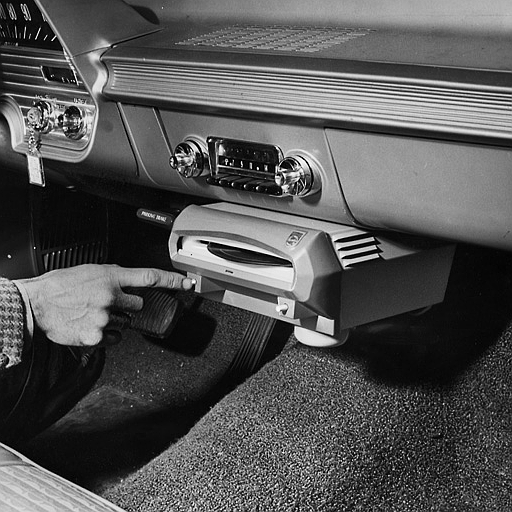
%> input picture lab5/1.gif, 512 x 512 px, given in place of spine.tif, which was not available
$ octave tasks.m   (GNU Octave 9; MATLAB toolbox functions it lacks are replaced by stand-ins)
%> lines starting %> are read from the running program, lines starting %| are printed output that depends on the picture; pictures that were not available may be replaced by others from this repository, and a replacement may not be noted
%% task 1
clc
clear
close all

I = imread('spine.tif');
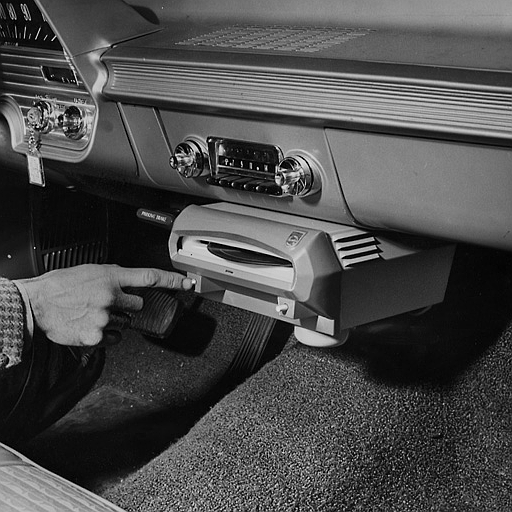
%> I: size 512x512 uint8; min 0, max 227, mean 75
J1 = imadjust(I, [0 1], [1 0]);
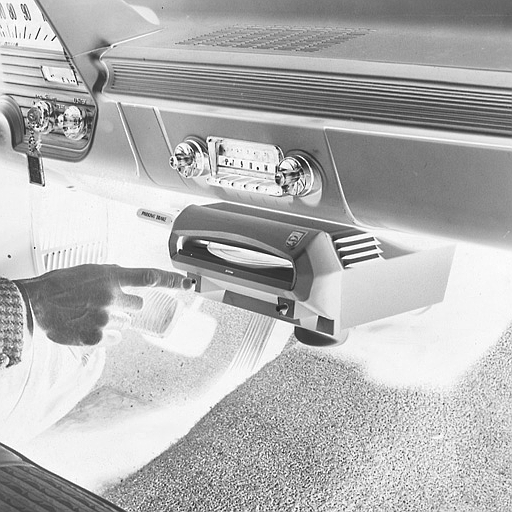
%> J1: size 512x512 uint8; min 28, max 255, mean 180
J2 = imadjust(J1, [194/255 198/255], [0 1]);
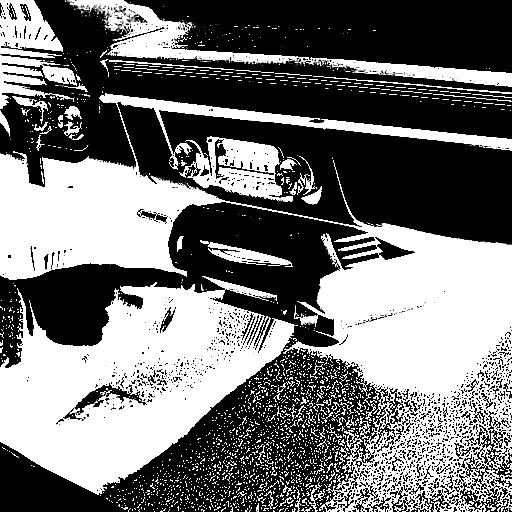
%> J2: size 512x512 uint8; min 0, max 255, mean 117.2
figure
imshow(I)
figure
imshow(J1)
figure
imshow(J2)
%% task 2
clc
clear
close all

im = imread('1.gif');
S = fftshift(fft2(im));


figure
imshow(im)
figure
imshow(uint8(abs(S)))
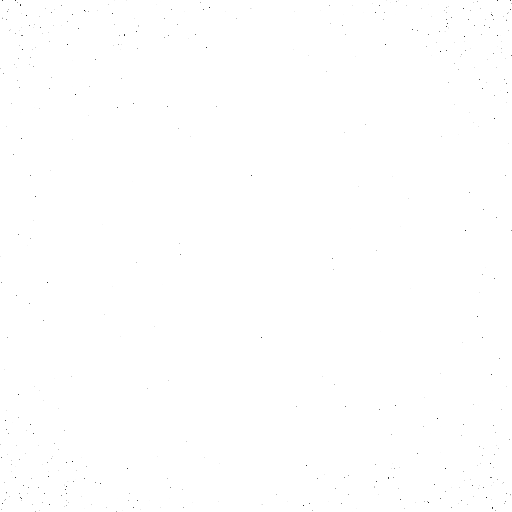
%> displayed picture: size 512x512, on the screen's scale of 0 to 255; min 9, max 255, mean 254.8
figure
imshow(uint8(15*log(1 + abs(S))))
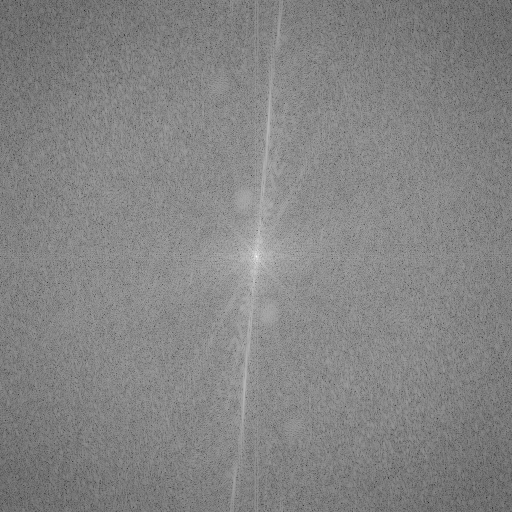
%> displayed picture: size 512x512, on the screen's scale of 0 to 255; min 34, max 252, mean 132.1

%imwrite(uint8(abs(S)), 'task2_spectr.png', 'png')
%imwrite(uint8(15*log(1 + abs(S))), 'task2_spectr_log.png', 'png')
%% task 3
clc
clear
close all

%> (the run ends here)
